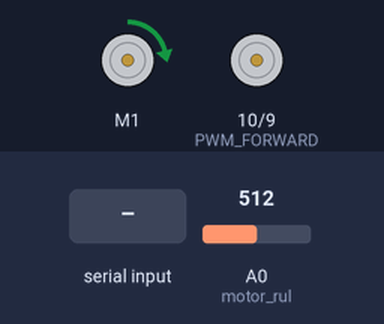
The sketch below on a simulated Arduino Uno, built with avr-gcc and run on an emulated ATmega328P. Shown: DC motor (green arrow = forward, orange = backward, longer = faster), motor-driver pin pairs drawn as motors (green arrow = first pin HIGH = forward, orange = second pin HIGH = backward, longer = more drive). Inputs (shaded band) come from the test bench; at power-on: A0 (motor_rul) = 512.

Above: at 1.7 s.
1.8 s: A0 (motor_rul) set to 716
At 3.0 s:
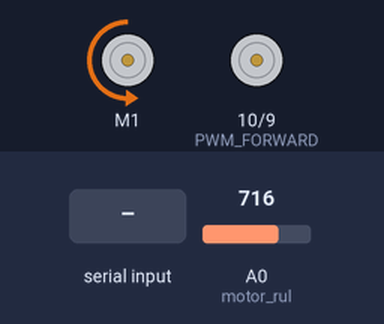
3.3 s: "F" received over the second serial link
At 4.2 s:
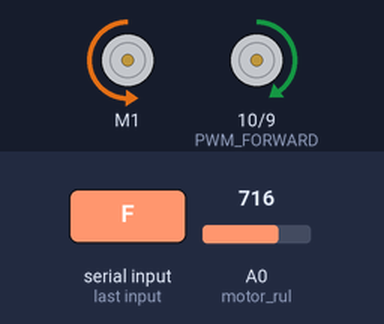
4.8 s: "B" received over the second serial link
At 5.3 s:
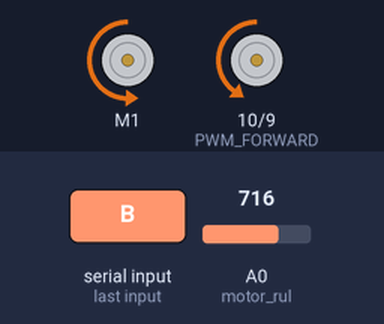
6.3 s: A0 (motor_rul) set to 900
At 7.5 s:
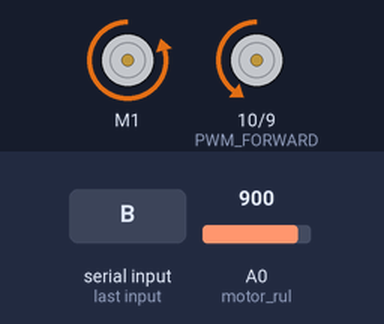
7.8 s: "S" received over the second serial link
At 8.8 s:
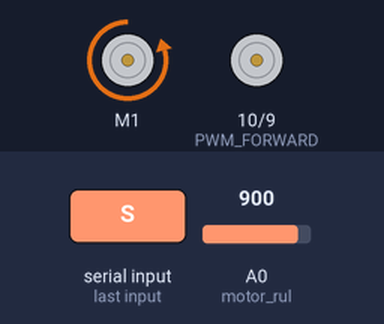
9.3 s: "R" received over the second serial link
At 9.9 s:
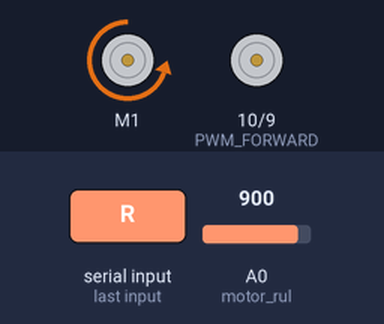
Timing chart, 0 to 11.8 s (numbered marks = the images above; inputs shaded):
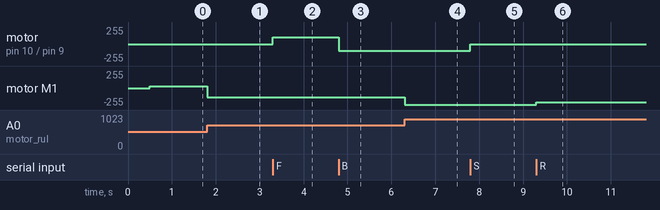

The sketch:

ralli_nil_car.ino
```cpp
#include <AFMotor.h>
AF_DCMotor motor_rulilo(1);
#define KP_RUL 2
#define MAX_ANGLE 50
int save_angle = 0;
//void motor_rul(int angle=save_angle);

#include <SoftwareSerial.h>
SoftwareSerial bluetooth(A4, A5); // RX, TX
#define TEST bluetooth
int M = 100;

#define PWM_FORWARD 10
#define PWM_BACKWARD 9
#define MAX_SPEED 100

void motor_rul(int angle=save_angle) {
  int real_angle = map(analogRead(A0),420,670,-MAX_ANGLE,MAX_ANGLE);
  angle = constrain(angle,-MAX_ANGLE,MAX_ANGLE);
  save_angle = angle;
  int delta = angle-real_angle;
  motor_rulilo.run(delta==0?RELEASE:(delta>0?FORWARD:BACKWARD));
  motor_rulilo.setSpeed(constrain(abs(delta)*KP_RUL,0,250));
}

void setup() {
  delay(500);
  Serial.begin(9600);
  bluetooth.begin(9600);
  motor_rulilo.run(RELEASE);
  pinMode(PWM_FORWARD,OUTPUT);
  pinMode(PWM_BACKWARD,OUTPUT);
}

// 670 - 420

void loop() {
  //motor_rul(0);
  bluetooth_main();
  motor_rul();
}

void bluetooth_main() {
  if (TEST.available()) {
    char t = TEST.read();
    if      (t=='F') motor(M,0);
    else if (t=='S') motor(0,0);
    else if (t=='B') motor(-M,0);
    else if (t=='L') motor(0,1);
    else if (t=='R') motor(0,-1);
    else if (t=='G') motor(M,1);
    else if (t=='I') motor(M,-1);
    else if (t=='H') motor(-M,1);
    else if (t=='J') motor(-M,-1);
    else if (t=='0') M = 0;
    else if (t=='1') M = 10;
    else if (t=='2') M = 20;
    else if (t=='3') M = 30;
    else if (t=='4') M = 40;
    else if (t=='5') M = 50;
    else if (t=='6') M = 60;
    else if (t=='7') M = 70;
    else if (t=='8') M = 80;
    else if (t=='9') M = 90;
    else if (t=='q') M = 100;
  }
}

void motor(int speed, int angle) {
  motor_rul(angle*(-35));
  speed = map(constrain(speed,-100,100),-100,100,-MAX_SPEED,MAX_SPEED);
  analogWrite(PWM_FORWARD,speed>0?speed:0);
  analogWrite(PWM_BACKWARD,speed<0?-speed:0);
}
```

Measured:
- after the input at 1.8 s, motor M1: forward 28/255 → backward 136/255 at once
- after the input at 3.3 s, motor on pin 10 (PWM_FORWARD) / pin 9 (PWM_BACKWARD): stopped → forward 100/255 at once
- after the input at 4.8 s, motor on pin 10 (PWM_FORWARD) / pin 9 (PWM_BACKWARD): forward 100/255 → backward 100/255 at once
- after the input at 6.3 s, motor M1: backward 136/255 → backward 250/255 at once
- after the input at 7.8 s, motor on pin 10 (PWM_FORWARD) / pin 9 (PWM_BACKWARD): backward 100/255 → stopped at once
- after the input at 9.3 s, motor M1: backward 250/255 → backward 214/255 at once
